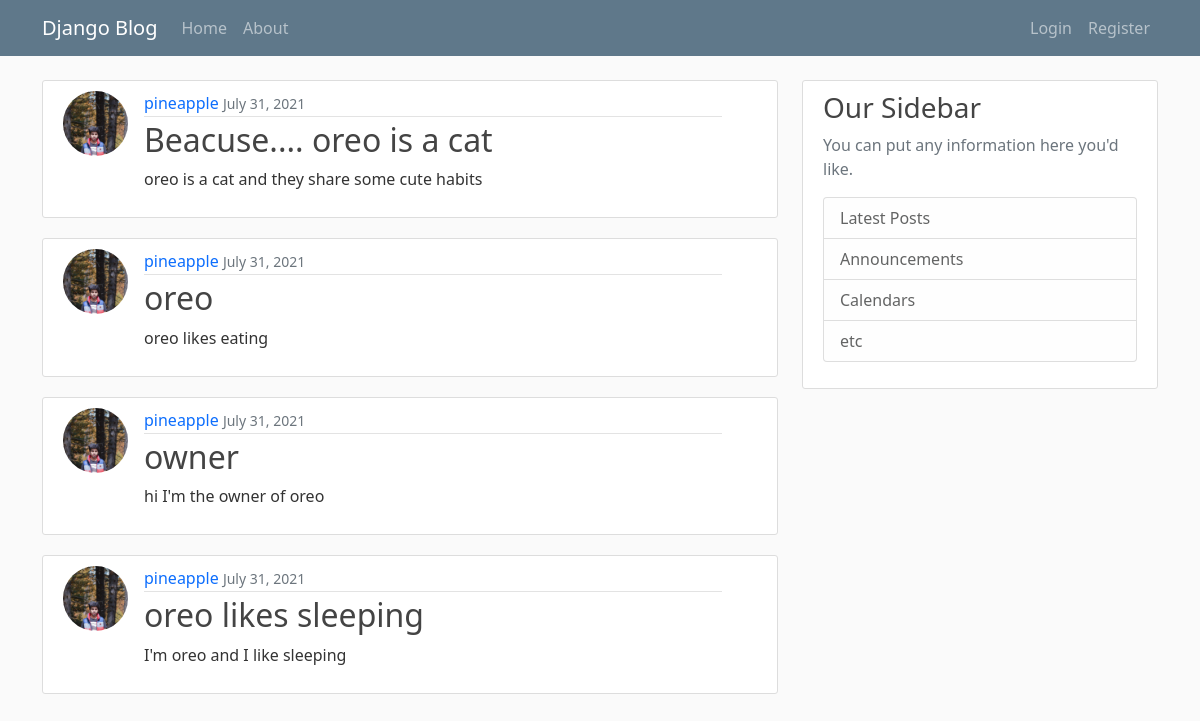
The page / on the database its author committed.
### blog/models.py (models this page shows, shortened)
class post (models.Model):
    title = models.CharField(max_length=100)
    content = models.TextField()
    date_posted = models.DateTimeField(default=timezone.now)
    author = models.ForeignKey(User, on_delete=models.CASCADE)

### users/models.py (models this page shows, shortened)
class Profile(models.Model):
    user = models.OneToOneField(User,on_delete=models.CASCADE)
    image = models.ImageField(default='default.jpg' , upload_to="profile_pics")

### blog/views.py (the view)
# urls.py: path('', PostListView.as_view(), name='blog-home'),
class PostListView(ListView):
    model = post
    template_name = 'blog/home.html'
    context_object_name = 'posts'
    ordering = ['-date_posted']
    paginate_by = 4

### blog/templates/blog/home.html
{% extends 'blog/base.html' %} {% block content %} {% for post in posts %}
<article class="row g-0 media content-section">
    <img class ='col-2 rounded-circle article-img' src="{{post.author.profile.image.url}}" alt="...">
    <div class="col-10 media-body">
      <div class="article-metadata">
        <a class="mr-2" href="{%url 'profile'%}">{{ post.author }}</a>
        <small class="text-muted">{{ post.date_posted|date:"F d, Y" }}</small>
      </div>
      <h2><a class="article-title" href="{%url 'Post-View' post.id %}">{{ post.title }}</a></h2>
      <p class="article-content">{{ post.content }}</p>
    </div>
  </article>
{% endfor %} {% endblock content %}

### blog/static/blog/mian.css (style rules this page uses)
body { background: #fafafa; color: #333333; margin-top: 5rem; }
h1, h2, h3, h4, h5, h6 { color: #444444; }
.content-section { background: #ffffff; padding: 10px 20px; border: 1px solid #dddddd; border-radius: 3px; margin-bottom: 20px; }
.article-title { color: #444444; text-decoration: none; }
.article-content { white-space: pre-line; }
.article-img { height: 65px; width: 65px; margin-right: 16px; }
.article-metadata { padding-bottom: 1px; margin-bottom: 4px; border-bottom: 1px solid #e3e3e3; }
.article-metadata a { text-decoration: none; }

### rows shown on the page
post: author.profile.image (picture), author "pineapple", date_posted "July 31, 2021", title "Beacuse.... oreo is a cat", content "oreo is a cat and they share some cute habits"
post: author.profile.image (picture), author "pineapple", date_posted "July 31, 2021", title "oreo", content "oreo likes eating"
post: author.profile.image (picture), author "pineapple", date_posted "July 31, 2021", title "owner", content "hi I'm the owner of oreo"
post: author.profile.image (picture), author "pineapple", date_posted "July 31, 2021", title "oreo likes sleeping", content "I'm oreo and I like sleeping"
